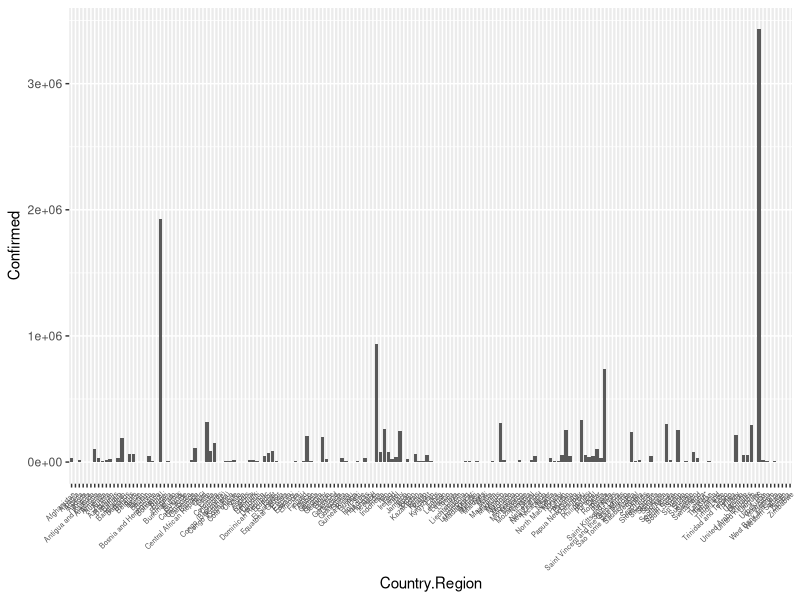
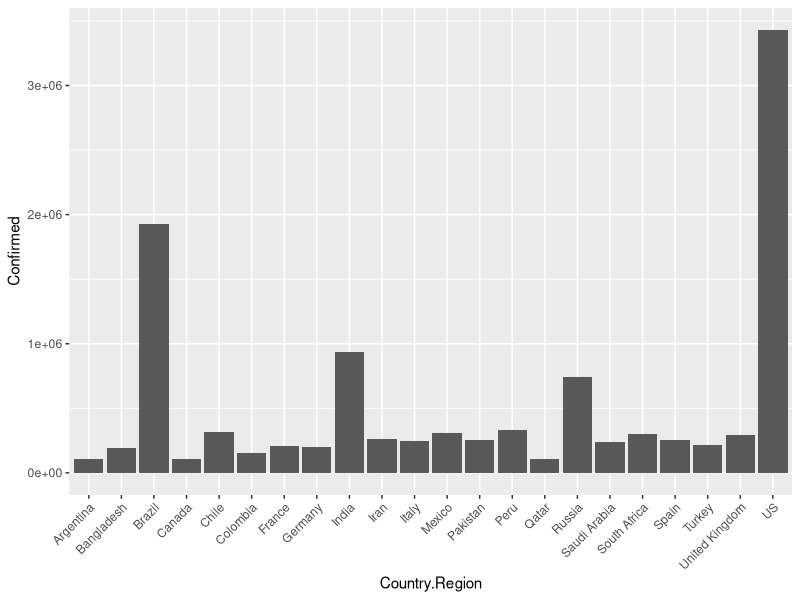
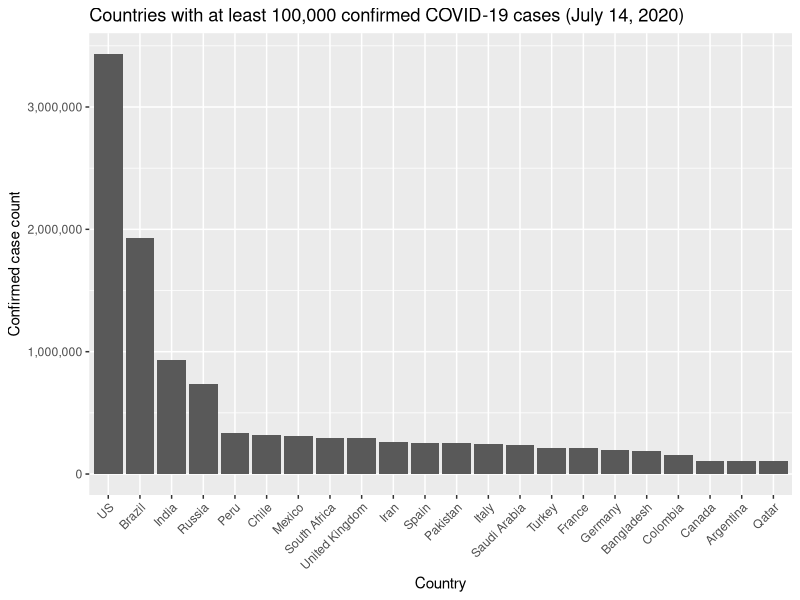
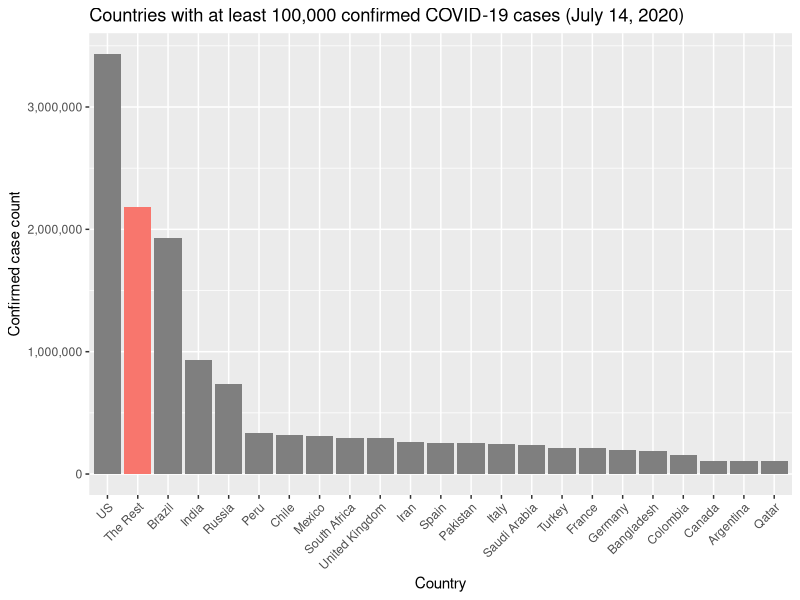
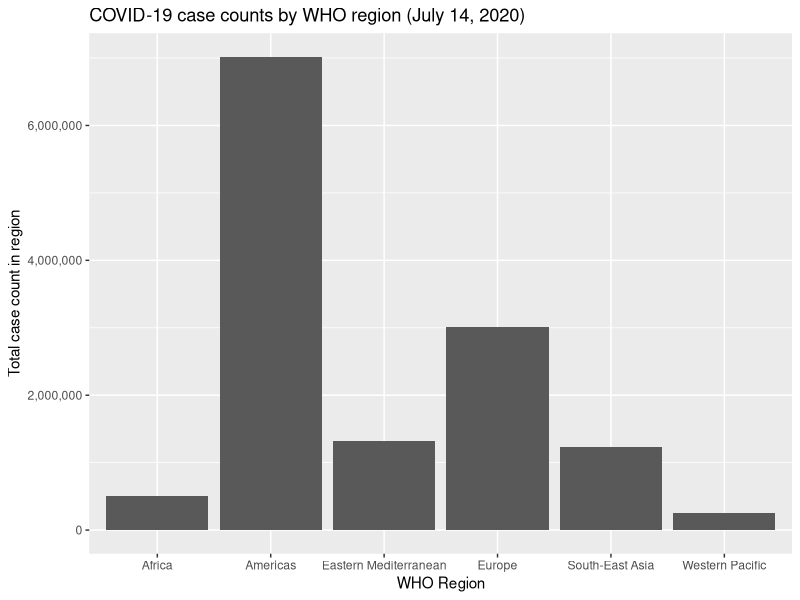
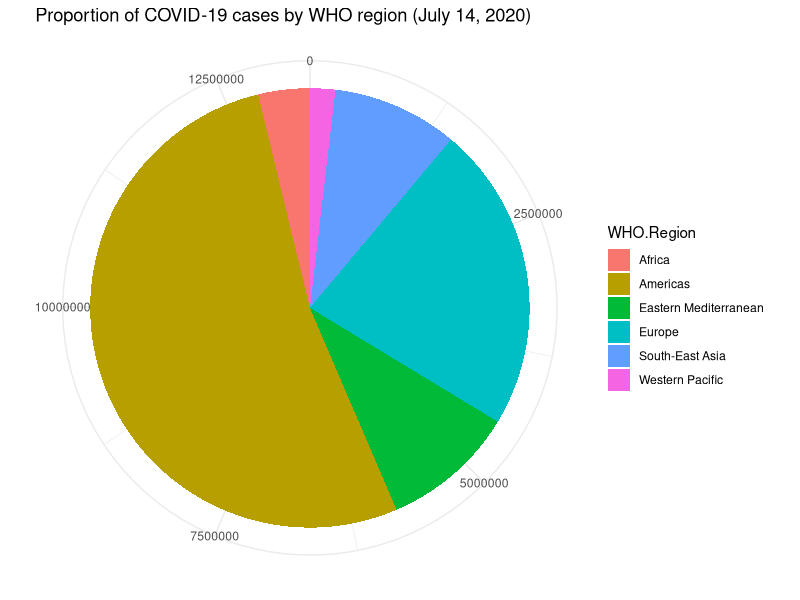

The R source for these figures, in order:
# Importing the Data ----
# source: https://www.kaggle.com/imdevskp/corona-virus-report
corona <- read.csv("country_wise_latest.csv")
head(corona)
tail(corona)

# Libraries ----
library(ggplot2) # 3.3.2
library(dplyr) # 0.8.3, for Different Approach

# Visualizations ----
# bar graph of confirmed cases for each country/region
# use geom_bar(stat = 'identity') for continuous Y-axis data
# theme() makes text smaller, angles it, and aligns the end of it along x-axis
ggplot(corona, aes(x = Country.Region, y = Confirmed)) + 
  geom_bar(stat = 'identity') + 
  theme(axis.text.x = element_text(size = 5, angle = 45, vjust=1, hjust=1))

# Improving the Graph #1 ----
# this graph is bad! hard to interpret or read anything!
# let's make a new one that only has the countries with 100K+ cases
corona.100K <- corona[corona$Confirmed >= 100000, 1:2]
head(corona.100K)
tail(corona.100K)

# new graph
ggplot(corona.100K, aes(x = Country.Region, y = Confirmed)) + 
  geom_bar(stat = 'identity') + 
  theme(axis.text.x = element_text(angle = 45, vjust=1, hjust=1))

# Improving the Graph #2 ----
# can do better by ordering data and changing y-axis to remove sci notation
# new graph for this variant
ggplot(corona.100K, aes(x = reorder(Country.Region, -Confirmed), y = Confirmed)) + 
  geom_bar(stat = 'identity') + 
  theme(axis.text.x = element_text(angle = 45, vjust=1, hjust=1)) +
  scale_y_continuous(labels = scales::comma) +
  xlab("Country") + ylab("Confirmed case count") +
  ggtitle("Countries with at least 100,000 confirmed COVID-19 cases (July 14, 2020)")

# optional reordering of data frame
corona.100K.ordered <- corona.100K[order(corona.100K$Confirmed, decreasing = TRUE), ]
head(corona.100K.ordered)
tail(corona.100K.ordered)

# Improving the Graph #3 ----
# add new observation The Rest for sum of all countries < 100K
corona.100K.rest.ordered.countries <- c(as.character(corona.100K.ordered$Country.Region), "The Rest")
corona.100K.rest.ordered.cases <- c(corona.100K.ordered$Confirmed, sum(corona$Confirmed[corona$Confirmed < 100000]))
corona.100K.rest.ordered <- data.frame(corona.100K.rest.ordered.countries, corona.100K.rest.ordered.cases)
colnames(corona.100K.rest.ordered) <- c("Country", "Cases")
tail(corona.100K.rest.ordered)

# plot, but with The Rest in red
rest.red <- c(rep(NA, 22), "withcolor" = "red")
ggplot(corona.100K.rest.ordered, aes(x = reorder(Country, -Cases), y = Cases, fill = rest.red)) + 
  geom_bar(stat = 'identity') + 
  theme(axis.text.x = element_text(angle = 45, vjust=1, hjust=1)) +
  scale_y_continuous(labels = scales::comma) +
  xlab("Country") + ylab("Confirmed case count") +
  ggtitle("Countries with at least 100,000 confirmed COVID-19 cases (July 14, 2020)") +
  theme(legend.position = "none")

# Different Approach #1 ----
# group countries/cases by WHO region using dplyr
corona.who <- dplyr::group_by(corona, WHO.Region)
who.summary <- dplyr::summarize(corona.who, count = n(), total_cases = sum(Confirmed))
who.summary

# convert to data frame
who.summary <- as.data.frame(who.summary)
who.summary

# plot
ggplot(who.summary, aes(x = WHO.Region, y = total_cases)) + 
  geom_bar(stat = 'identity') +
  scale_y_continuous(labels = scales::comma) +
  xlab("WHO Region") + ylab("Total case count in region") +
  ggtitle("COVID-19 case counts by WHO region (July 14, 2020)")

# Different Approach #2 ----
# pie chart with minimalist theme
ggplot(who.summary, aes(x = "", y = total_cases, fill = WHO.Region)) +
  geom_bar(width = 1, stat = 'identity') +
  coord_polar("y", start = 0) +
  theme_minimal() +
  theme(axis.title.x = element_blank(), axis.title.y = element_blank()) +
  ggtitle("Proportion of COVID-19 cases by WHO region (July 14, 2020)")
